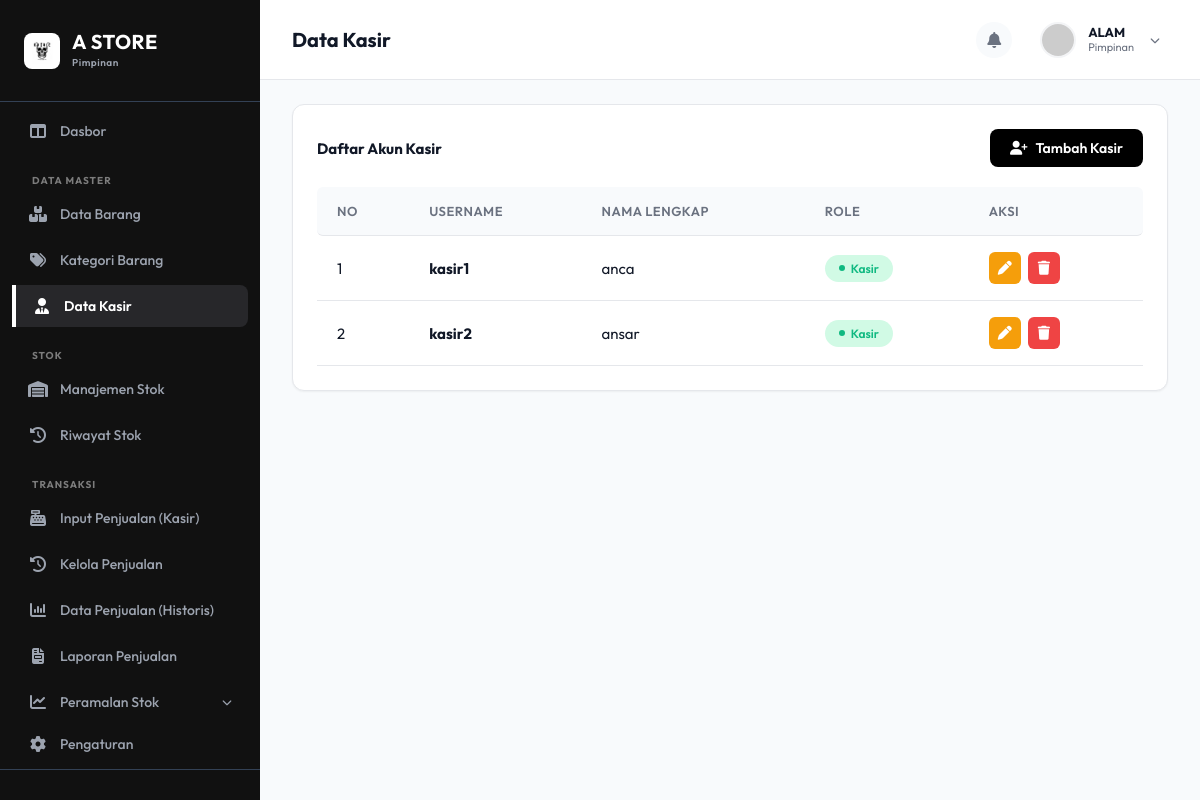
The page /index.php?page=kelola_kasir (signed in) on the database as committed earlier.
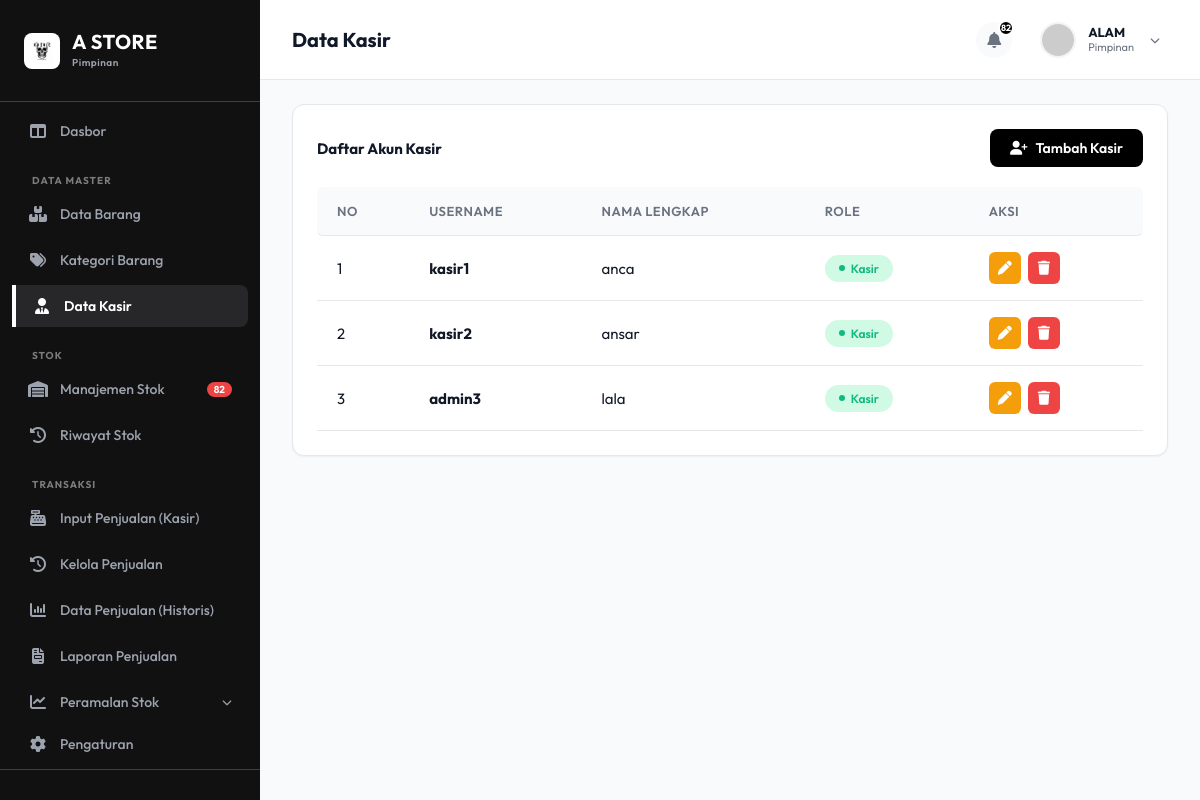
The same page on the database as committed later.
### tables this page shows
CREATE TABLE `tbl_users` (
  `id_user` int(11) NOT NULL AUTO_INCREMENT,
  `username` varchar(50) NOT NULL,
  `password` varchar(255) NOT NULL,
  `nama_lengkap` varchar(100) NOT NULL,
  `foto_profil` varchar(255) DEFAULT NULL,
  `role` varchar(50) DEFAULT 'Admin',
  PRIMARY KEY (`id_user`),
  UNIQUE KEY `username` (`username`)
);

### config.php (called while the page is built, shortened)
<?php
function get_query($conn, $query) {
    $result = $conn->query($query);
    return $result;
}
?>

### includes/pages/kelola_kasir.php (the view, shortened to what this page needs)
<?php
$qKasir = get_query($conn, "SELECT id_user, username, nama_lengkap, role FROM tbl_users WHERE role='Kasir' ORDER BY id_user ASC");
?>
<div class="dashboard-content-wrapper">
    <div class="chart-card">
        <div style="display:flex; justify-content:space-between; align-items:center; margin-bottom:20px;">
            <h3 style="font-size:15px; font-weight:700;">Daftar Akun Kasir</h3>
            <button class="btn btn-primary" onclick="openModal('modalTambahKasir')">
                <i class="fa-solid fa-user-plus"></i> Tambah Kasir
            </button>
        </div>
        <div class="table-responsive">
            <table class="data-table">
                <thead>
                    <tr>
                        <th>No</th>
                        <th>Username</th>
                        <th>Nama Lengkap</th>
                        <th>Role</th>
                        <th>Aksi</th>
                    </tr>
                </thead>
                <tbody>
                    <?php if ($qKasir->num_rows > 0):
                        $no = 1;
                        while ($row = $qKasir->fetch_assoc()):
                    ?>
                    <tr>
                        <td><?= $no++ ?></td>
                        <td><strong><?= htmlspecialchars($row['username']) ?></strong></td>
                        <td><?= htmlspecialchars($row['nama_lengkap']) ?></td>
                        <td><span class="status status-good"><?= htmlspecialchars($row['role']) ?></span></td>
                        <td>
                            <button class="btn-action-icon btn-edit"
                                    onclick="editKasir(<?= $row['id_user'] ?>, '<?= htmlspecialchars($row['nama_lengkap'], ENT_QUOTES) ?>')"
                                    title="Edit">
                                <i class="fa-solid fa-pen"></i>
                            </button>
                            <form action="action_kasir.php" method="POST" style="display:inline;"
                                  onsubmit="return confirmDeleteForm(event, this, 'Hapus akun <?= htmlspecialchars($row['username'], ENT_QUOTES) ?>?');">
                                <button type="submit" class="btn-action-icon btn-delete" title="Hapus">
                                    <i class="fa-solid fa-trash"></i>
                                </button>
                            </form>
                        </td>
                    </tr>
                    <?php endwhile; else: ?>
                    <tr><td colspan="5" style="text-align:center; padding:40px; color:var(--text-muted);">Belum ada akun kasir.</td></tr>
                    <?php endif; ?>
                </tbody>
            </table>
        </div>
    </div>
</div>

### index.php (shortened to what this page needs)
<?php
include 'config.php';
$role = $_SESSION['role'] ?? 'Kasir';
$defaultPage = ($role === 'Pimpinan') ? 'dashboard' : 'penjualan';
$page = isset($_GET['page']) ? $_GET['page'] : $defaultPage;
$pageLabels = [
    'dashboard'         => ['icon' => 'fa-house',             'title' => 'Dasbor'],
    'barang'            => ['icon' => 'fa-box-open',           'title' => 'Data Barang'],
    'kategori'          => ['icon' => 'fa-tags',               'title' => 'Kategori Barang'],
    'kelola_kasir'      => ['icon' => 'fa-users',              'title' => 'Data Kasir'],
    'stok'              => ['icon' => 'fa-warehouse',          'title' => 'Manajemen Stok'],
    'riwayat_stok'      => ['icon' => 'fa-clock-rotate-left',  'title' => 'Riwayat Stok'],
    'historis'          => ['icon' => 'fa-clock-rotate-left',  'title' => 'Data Penjualan'],
    'laporan'           => ['icon' => 'fa-file-invoice',       'title' => 'Laporan Penjualan'],
    'des'               => ['icon' => 'fa-chart-line',         'title' => 'Peramalan Berdasarkan Barang'],
    'des_kategori'      => ['icon' => 'fa-chart-line',         'title' => 'Peramalan Berdasarkan Kategori'],
    'pengaturan'        => ['icon' => 'fa-gear',               'title' => 'Pengaturan'],
    'penjualan'         => ['icon' => 'fa-cash-register',      'title' => 'Penjualan'],
    'riwayat_transaksi' => ['icon' => 'fa-clock-rotate-left',  'title' => 'Riwayat Transaksi'],
    'data_barang_kasir' => ['icon' => 'fa-boxes-stacked',      'title' => 'Data Barang'],
    'stok_barang'       => ['icon' => 'fa-warehouse',          'title' => 'Stok Barang'],
];
$pageTitle  = $pageLabels[$page]['title'] ?? 'Dashboard';
$namaUser   = $_SESSION['nama_lengkap'] ?? 'User';
$roleUser   = $_SESSION['role'] ?? '';
$jumlahKritis = 0;
if ($role === 'Pimpinan') {
    $cekKritis    = get_query($conn, "SELECT COUNT(*) as jml FROM tbl_barang WHERE stok_aktual <= stok_min");
    $jumlahKritis = (int)($cekKritis->fetch_assoc()['jml'] ?? 0);
}
?>
<!DOCTYPE html>
<html lang="id">
<head>
    <link rel="stylesheet" href="https://cdnjs.cloudflare.com/ajax/libs/font-awesome/6.4.0/css/all.min.css">
    <link rel="stylesheet" href="assets/css/sweetalert2.min.css">
    <link rel="stylesheet" href="assets/css/style.css">
</head>
<body>
    <div class="app-container">
        <aside class="app-sidebar">
            <div class="sidebar-header" style="align-items:center; gap:12px; border-bottom: 1px solid #334155; margin-bottom: 8px;">
                <img src="assets/img/logo.jpeg" alt="Logo" style="width: 36px; height: 36px; object-fit: contain; border-radius: 8px; background: #fff; padding: 3px;">
                <div>
                    <h1 class="sidebar-brand" style="line-height:1;">A STORE</h1>
                    <div style="font-size:10px; color:#9CA3AF; letter-spacing:0.5px; margin-top:4px; font-weight:600;"><?= htmlspecialchars($roleUser) ?></div>
                </div>
            </div>
            <nav class="sidebar-nav">
                <?php if ($role === 'Pimpinan'): ?>
                    <a href="?page=dashboard" class="nav-item <?= $page === 'dashboard' ? 'active' : '' ?>">
                        <i class="fa-solid fa-table-columns"></i>
                        <span>Dasbor</span>
                    </a>
                    <div class="nav-group-label">Data Master</div>
                    <a href="?page=barang" class="nav-item <?= $page === 'barang' ? 'active' : '' ?>">
                        <i class="fa-solid fa-boxes-stacked"></i>
                        <span>Data Barang</span>
                    </a>
                    <a href="?page=kategori" class="nav-item <?= $page === 'kategori' ? 'active' : '' ?>">
                        <i class="fa-solid fa-tags"></i>
                        <span>Kategori Barang</span>
                    </a>
                    <a href="?page=kelola_kasir" class="nav-item <?= $page === 'kelola_kasir' ? 'active' : '' ?>">
                        <i class="fa-solid fa-user-tie"></i>
                        <span>Data Kasir</span>
                    </a>
                    <div class="nav-group-label">Stok</div>
                    <a href="?page=stok" class="nav-item <?= $page === 'stok' ? 'active' : '' ?>">
                        <i class="fa-solid fa-warehouse"></i>
                        <span>Manajemen Stok</span>
                        <?php if ($jumlahKritis > 0): ?><span class="kritis-badge"><?= $jumlahKritis ?></span><?php endif; ?>
                    </a>
                    <a href="?page=riwayat_stok" class="nav-item <?= $page === 'riwayat_stok' ? 'active' : '' ?>">
                        <i class="fa-solid fa-clock-rotate-left"></i>
                        <span>Riwayat Stok</span>
                    </a>
                    <div class="nav-group-label">Transaksi</div>
                    <a href="?page=penjualan" class="nav-item <?= $page === 'penjualan' ? 'active' : '' ?>">
                        <i class="fa-solid fa-cash-register"></i>
                        <span>Input Penjualan (Kasir)</span>
                    </a>
                    <a href="?page=riwayat_transaksi" class="nav-item <?= $page === 'riwayat_transaksi' ? 'active' : '' ?>">
                        <i class="fa-solid fa-clock-rotate-left"></i>
                        <span>Kelola Penjualan</span>
                    </a>
                    <a href="?page=historis" class="nav-item <?= $page === 'historis' ? 'active' : '' ?>">
                        <i class="fa-solid fa-chart-column"></i>
                        <span>Data Penjualan (Historis)</span>
                    </a>
                    <a href="?page=laporan" class="nav-item <?= $page === 'laporan' ? 'active' : '' ?>">
                        <i class="fa-solid fa-file-invoice"></i>
                        <span>Laporan Penjualan</span>
                    </a>
                    <div class="nav-item-dropdown" onclick="toggleSubmenu('submenu-peramalan')">
                        <div class="nav-item <?= in_array($page, ['des', 'des_kategori']) ? 'active' : '' ?>" style="margin-bottom:0; cursor:pointer;">
                            <i class="fa-solid fa-chart-line"></i>
                            <span style="flex:1;">Peramalan Stok</span>
                            <i class="fa-solid fa-chevron-down" style="font-size:10px; width:auto; text-align:right;"></i>
                        </div>
                    </div>
                    <a href="?page=pengaturan" class="nav-item <?= $page === 'pengaturan' ? 'active' : '' ?>">
                        <i class="fa-solid fa-gear"></i>
                        <span>Pengaturan</span>
                    </a>
                <?php endif; ?>
            </nav>
            <div class="sidebar-footer">
                <a href="logout.php" class="nav-item logout-item" onclick="confirmLogout(event)">
                </a>
            </div>
        </aside>
        <div class="main-wrapper">
            <header class="main-header" style="background:#fff; border-bottom:1px solid var(--border-color); padding:0 32px; z-index: 10;">
                <h2 class="page-title" style="font-size:20px;"><?= htmlspecialchars($pageTitle) ?></h2>
                <div class="user-controls" style="display:flex; align-items:center; gap:20px;">
                    <div class="notification-wrapper" style="position:relative;" onclick="toggleNotifDropdown(event)">
                        <div class="notification-trigger" style="position:relative; width:36px; height:36px; display:flex; align-items:center; justify-content:center; background:var(--bg-body); border-radius:50%; cursor:pointer;">
                            <i class="fa-solid fa-bell" style="color:var(--text-muted); font-size:16px;"></i>
                            <?php if($jumlahKritis > 0): ?>
                            <span class="badge" style="position:absolute; top:-2px; right:-2px; width:16px; height:16px; background:var(--primary-dark); color:#fff; font-size:9px; border-radius:50%; display:flex; align-items:center; justify-content:center; border:2px solid #fff;"><?= $jumlahKritis ?></span>
                            <?php endif; ?>
                        </div>
                    </div>
                    <div class="profile-wrapper" style="position:relative;" onclick="toggleProfileDropdown(event)">
                        <div class="user-profile" style="display:flex; align-items:center; gap:12px; padding:4px 8px; cursor:pointer;">
                            <?php
                            $top_foto = $_SESSION['foto_profil'] ?? null;
                            if ($top_foto && file_exists(__DIR__ . '/assets/img/profil/' . $top_foto)) {
                                $top_avatarSrc = 'assets/img/profil/' . htmlspecialchars($top_foto);
                            } else {
                                $top_avatarSrc = 'https://ui-avatars.com/api/?name=' . urlencode($namaUser) . '&background=111111&color=fff&rounded=true';
                            }
                            ?>
                            <img src="<?= $top_avatarSrc ?>" alt="Avatar" class="avatar" style="width:36px; height:36px; border-radius:50%; object-fit:cover;">
                            <div class="user-info" style="display:flex; flex-direction:column; text-align:left;">
                                <span class="user-name" style="font-size:13px; font-weight:700; color:var(--text-main); line-height:1.2;"><?= htmlspecialchars($namaUser) ?></span>
                                <span class="user-role" style="font-size:11px; color:var(--text-muted);"><?= htmlspecialchars($roleUser) ?></span>
                            </div>
                            <i class="fa-solid fa-chevron-down dropdown-icon" style="font-size:10px; color:var(--text-muted); margin-left:4px;"></i>
                        </div>
                    </div>
                </div>
            </header>
            <main class="content-area" style="padding:24px 32px 40px 32px;">
                <?php
                $pageFile = "includes/pages/{$page}.php";
                if (file_exists($pageFile)) {
                    include $pageFile;
                } else {
                    echo "<div style='padding:40px; text-align:center; color:var(--text-muted);'><i class='fa-solid fa-triangle-exclamation' style='font-size:40px; margin-bottom:16px; display:block;'></i>Halaman <strong>{$page}</strong> belum tersedia.</div>";
                }
                ?>
            </main>
        </div>
    </div>
</body>
</html>

### index.php (style rules this page uses)
.nav-group-label { padding: 18px 20px 6px; font-size: 10px; font-weight: 700; letter-spacing: 1px; text-transform: uppercase; color: rgba(255,255,255,0.45); }
.kritis-badge { background: var(--danger-color); color: #fff; font-size: 10px; font-weight: 700; padding: 1px 7px; border-radius: 20px; margin-left: auto; }
.btn-action-icon { width: 32px; height: 32px; border-radius: 6px; display: inline-flex; align-items: center; justify-content: center; border: none; cursor: pointer; color: white; margin-right: 4px; font-size: 14px; }
.btn-edit { background: var(--warning-color); }
.btn-delete { background: var(--danger-color); }

Rows that differ between the two databases and show on the page:
added tbl_users: username "admin3", nama_lengkap "lala", role "Kasir"
Other text that changed with them:
$jumlahKritis: (not shown) → "82"
